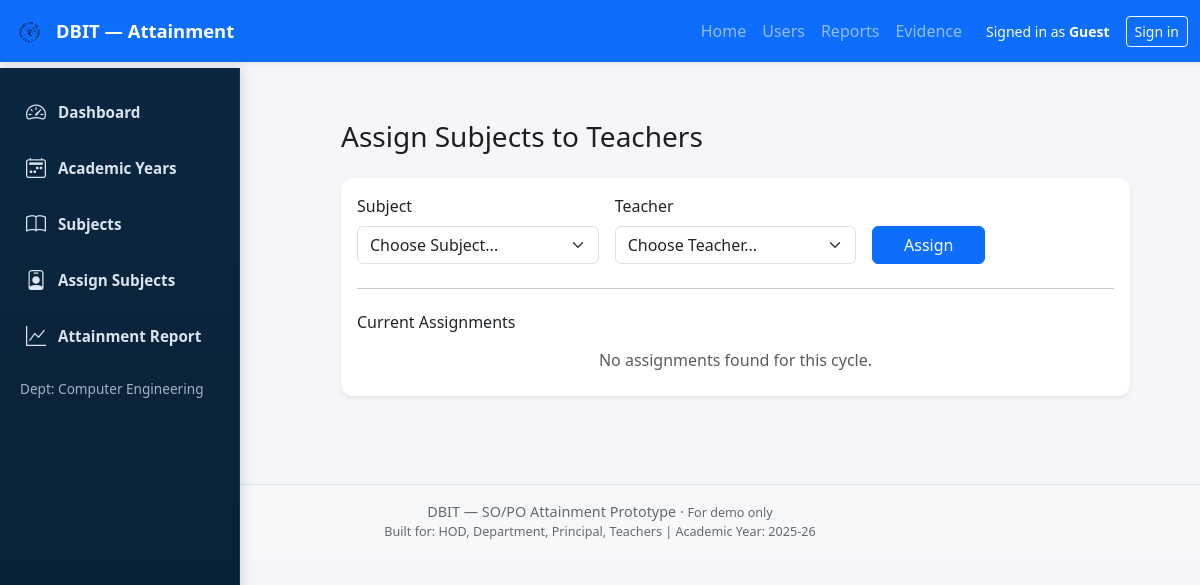
/assign-subjects/, run on an earlier commit of the app's database.
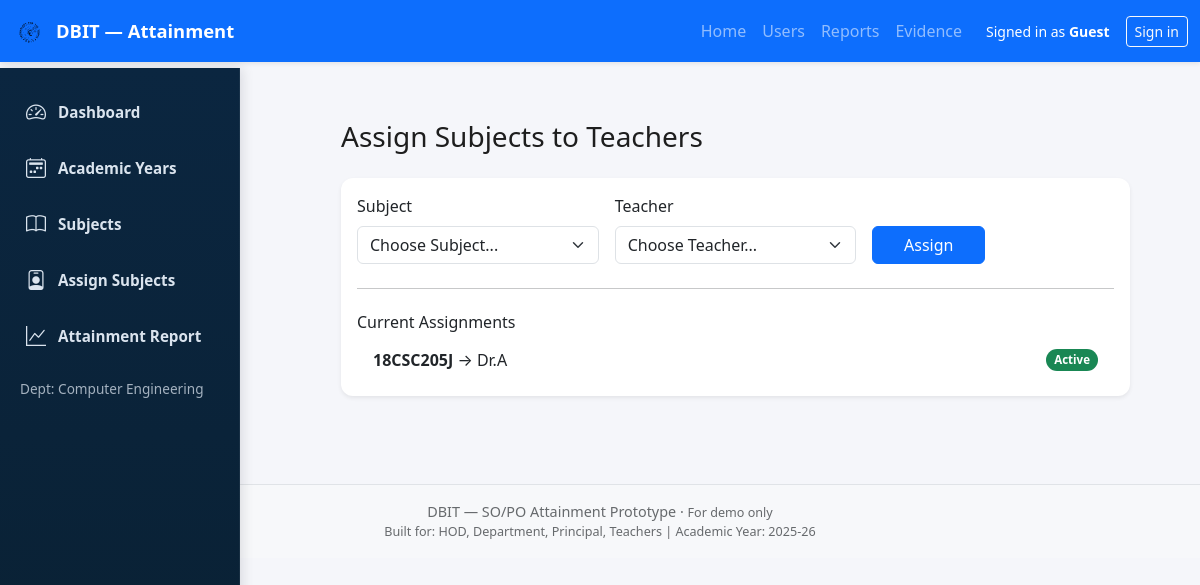
And on a later commit of the database.
### attainment/models.py (models this page shows, shortened)
class TeacherCourseAssignment(models.Model):
    teacher = models.ForeignKey(
        User, on_delete=models.CASCADE, related_name="teaching"
    )
    course = models.ForeignKey(
        Course, on_delete=models.CASCADE, related_name="teachers"
    )

class Course(models.Model):
    code = models.CharField(max_length=20)
    name = models.CharField(max_length=200)
    department = models.ForeignKey(
        Department, on_delete=models.CASCADE, related_name="courses"
    )
    academic_year = models.ForeignKey(
        AcademicYear, on_delete=models.CASCADE, null=True, blank=True
    )
    semester = models.ForeignKey(
        Semester, on_delete=models.CASCADE,
        null=True, blank=True, related_name="courses"
    )
    program = models.ForeignKey(
        Program, on_delete=models.CASCADE,
        null=True, blank=True, related_name="courses"
    )

### attainment/views.py (the view)
# urls.py: path('assign-subjects/', views.assign_subjects_view, name='assign_subjects'),
def assign_subjects_view(request):
    context = {
        'courses': Course.objects.all(),
        'teachers': User.objects.filter(is_staff=False), # Only show teachers, not admins
        'assignments': TeacherCourseAssignment.objects.all(),
    }
    return render(request, 'assign_subjects.html', context)

### templates/assign_subjects.html (shortened to what this page needs)
{% extends "base.html" %}
{% block content %}
<div class="container-fluid py-4">
  <div class="row">
    <div class="col-md-3">
      {% include "components/sidebar_hod.html" %}
    </div>
    <div class="col-md-9">
      <h3 class="mb-4">Assign Subjects to Teachers</h3>
      <div class="card shadow-sm mb-4">
        <div class="card-body">
          <form method="POST" action="{% url 'assign_subject' %}" class="row g-3 align-items-end">
            <div class="col-md-4">
              <label class="form-label font-weight-bold">Subject</label>
              <select name="course_id" class="form-select" required>
                <option value="" selected disabled>Choose Subject...</option>
              </select>
            </div>
            <div class="col-md-4">
              <label class="form-label font-weight-bold">Teacher</label>
              <select name="teacher_id" class="form-select" required>
                <option value="" selected disabled>Choose Teacher...</option>
              </select>
            </div>
            <div class="col-md-2">
              <button type="submit" class="btn btn-primary w-100">Assign</button>
            </div>
          </form>
          <hr class="my-4">
          <h6>Current Assignments</h6>
          <ul class="list-group list-group-flush">
            {% for assignment in assignments %}
              <li class="list-group-item d-flex justify-content-between align-items-center">
                <span><strong>{{ assignment.course.code }}</strong> &rarr; {{ assignment.teacher.username }}</span>
                <span class="badge bg-success rounded-pill">Active</span>
              </li>
            {% empty %}
              <li class="list-group-item text-muted text-center italic">No assignments found for this cycle.</li>
            {% endfor %}
          </ul>
        </div>
      </div>
    </div>
  </div>
</div>
{% endblock %}

What changed in the data, as far as the page shows it:
added TeacherCourseAssignment: course.code "18CSC205J", teacher.username "Dr.A"
Also different on the page:
text no longer shown: "No assignments found for this cycle."
